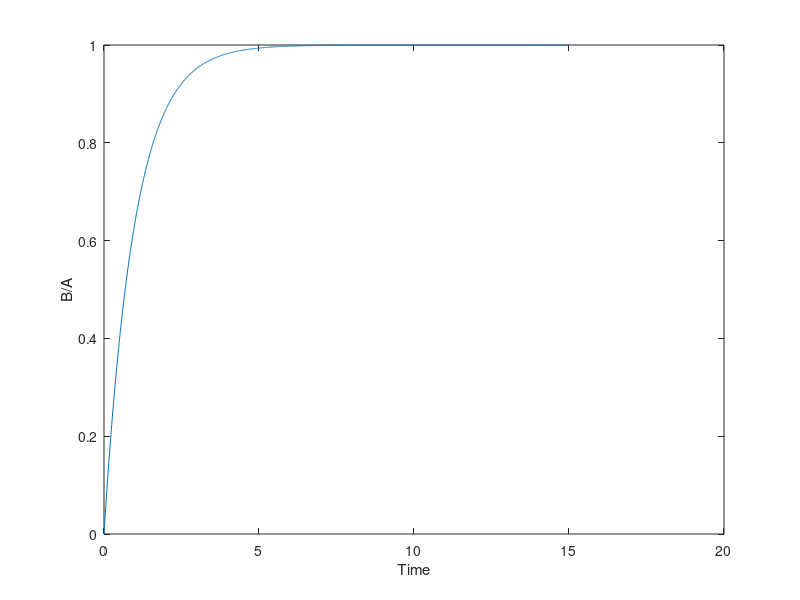

Source code (MATLAB):
A=10;
B=0;
C=0;
rateA=1;
rateB=2;
a2b=1;%how many molecule of b created when one molecule of a disintegrates
b2c=1;
time=15;
step_size=0.01;


B_array=zeros(1,time/step_size);
C_array=zeros(1,time/step_size);
A_array=zeros(1,time/step_size);
time1=zeros(1,time/step_size);
j=1;

for i=0:step_size:time
    A_array(1,j)=A;
    B_array(1,j)=B;
    C_array(1,j)=C;
    time1(1,j)=i;
    j=j+1;
    C=C+b2c*(rateB*B)*step_size;
    B=B+a2b*(rateA*A)*step_size-(rateB*B)*step_size;;  
    A=A-(rateA*A)*step_size;
    
end

plot(time1,B_array./A_array);
xlabel('Time');
ylabel('B/A');
